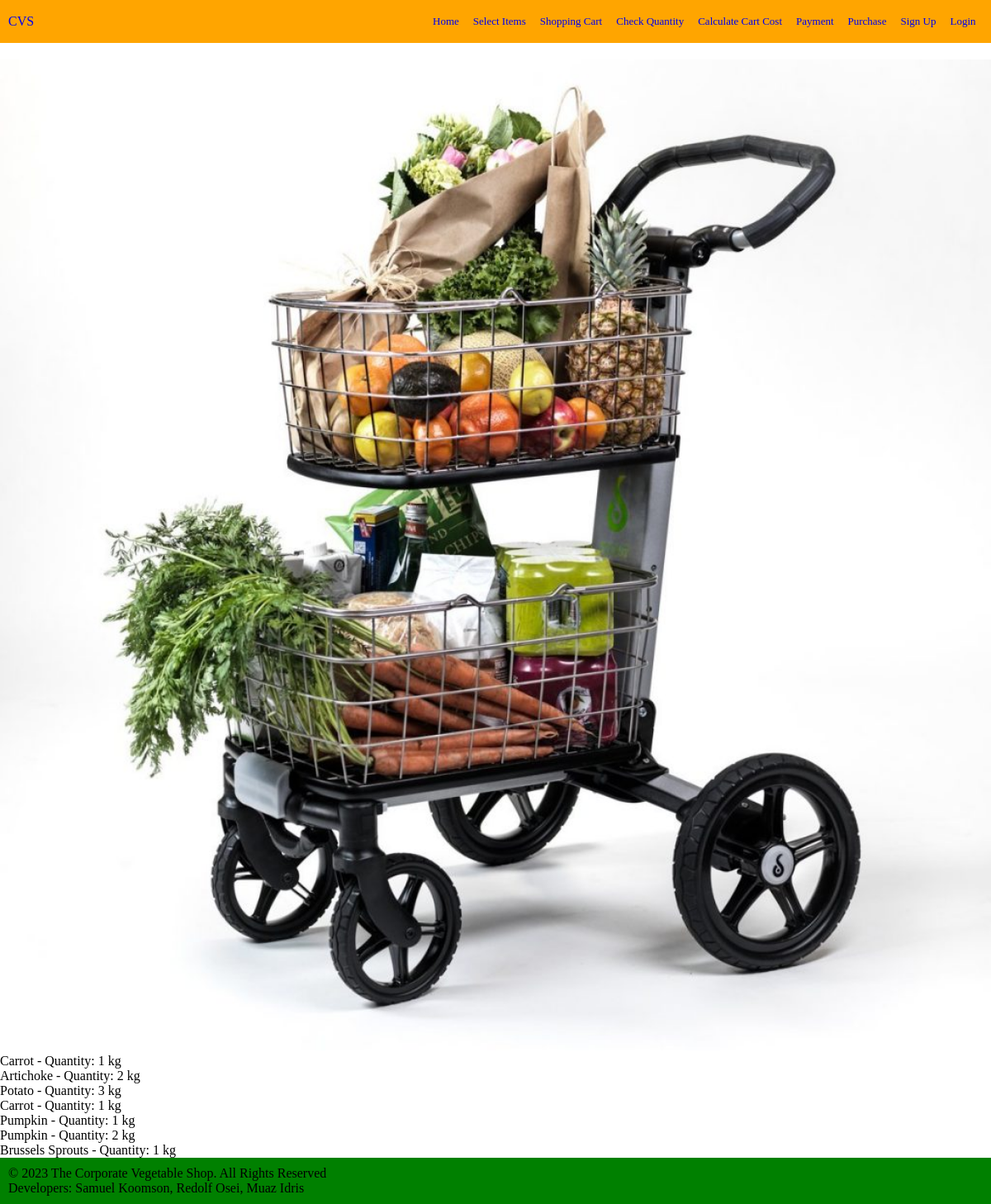
Page /shopping_cart on the earlier database version.
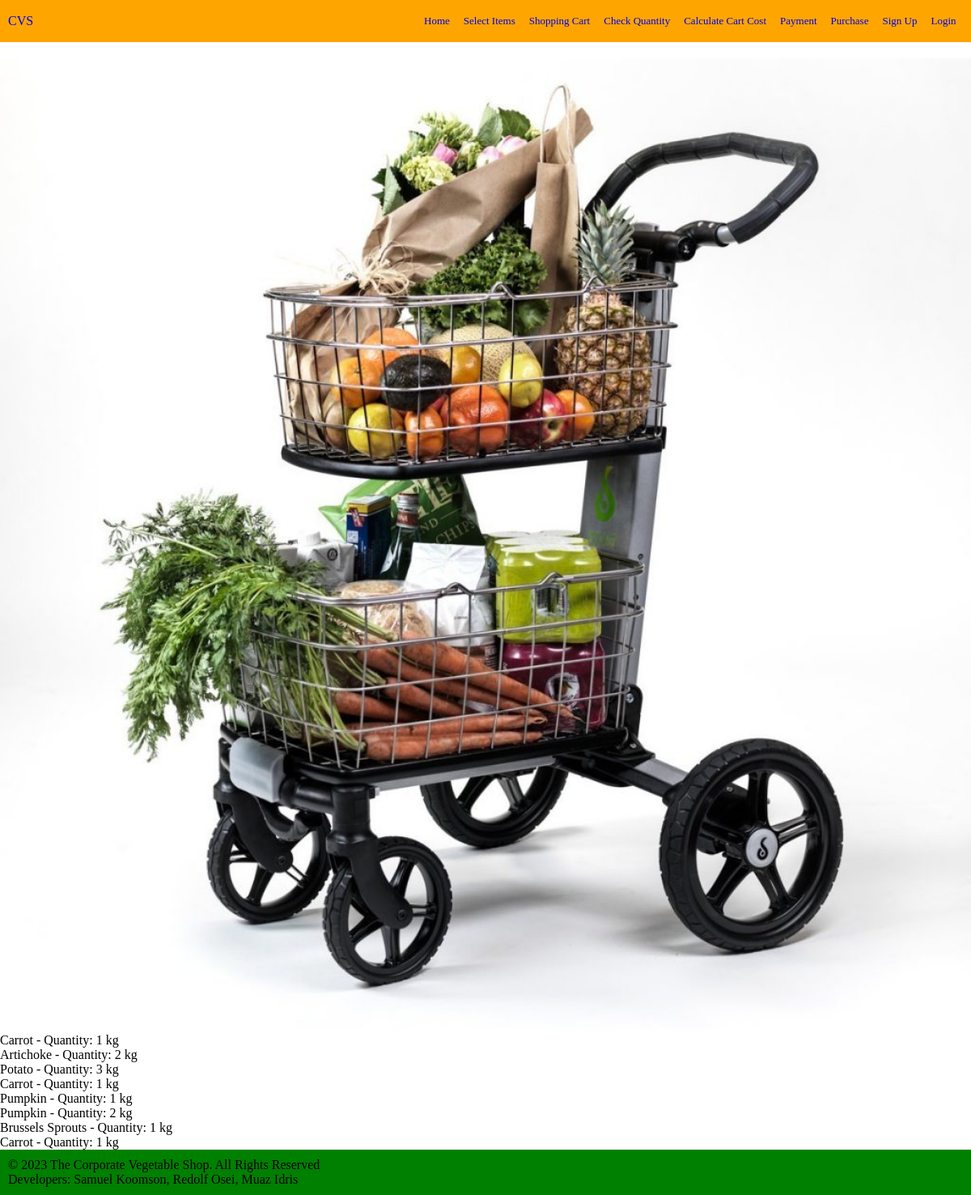
Same page on the later database version.
### app.py (models this page shows)
class ShoppingCart(db.Model):
    id = db.Column(db.Integer, primary_key=True)
    vegetable = db.Column(db.String(100), nullable=False)
    quantity = db.Column(db.Integer, nullable=False)

### app.py (the view)
@app.route('/shopping_cart')
def view_shopping_cart():
    shopping_cart_items = ShoppingCart.query.all()
    return render_template('shopping_cart.html', shopping_cart_items=shopping_cart_items)

### templates/shopping_cart.html
{% extends "base.html" %}
{% block content %}
    <article class="shopping-cart-image">
    <img src="{{ url_for('static', filename='shop_cart.jpg')}}" alt="shopping cart image">
    </article>
    <section>
      <ol>
        {% for item in shopping_cart_items %}
        <li>{{ item.vegetable }} - Quantity: {{item.quantity}} kg</li>
        {% endfor %}
      </ol>
    </section>
{% endblock %}

Differences in the rows shown:
added ShoppingCart: vegetable "Carrot", quantity "1"
